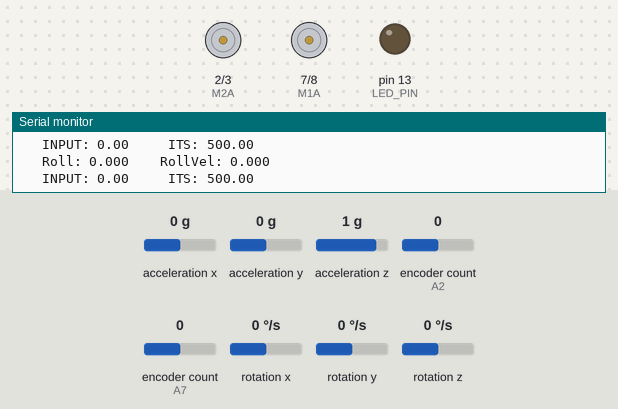
Recording of a sketch running on a simulated Teensy 4. On the bench: motor-driver pin pairs drawn as motors (green arrow = first pin HIGH = forward, orange = second pin HIGH = backward, longer = more drive), output pins drawn as LEDs (lit = HIGH), the last lines printed to the serial monitor. The inputs (shaded band) are chosen by the test bench; at power-on: acceleration y 0 g, acceleration x 0 g, acceleration z 1 g, encoder count (sensors on A2, A7) 0, rotation x 0 °/s, rotation y 0 °/s, rotation z 0 °/s.

Above: at 5.9 s.
6.0 s: acceleration y set to -1.4 g
At 7.3 s:
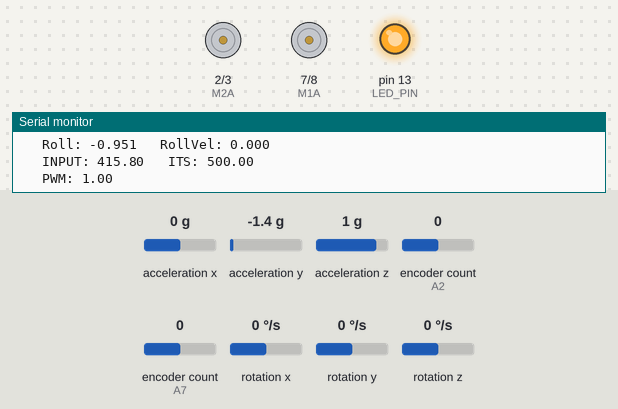
Timing chart, 0 to 9.0 s (numbered marks = the images above; inputs shaded):
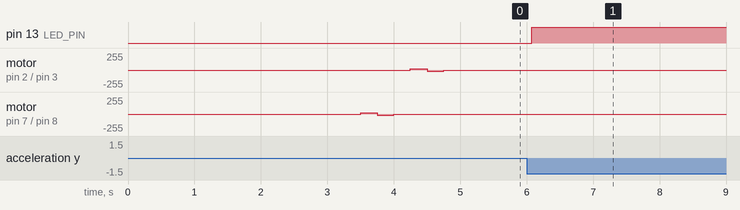

Measured:
- after the input at 6.0 s, pin 13 (LED_PIN): LOW → HIGH after 0.08 s

The sketch:

Main.ino
```cpp
// ================================================================
// ===                         ONEDUINO                         ===
// ================================================================

// https://forum.arduino.cc/index.php?topic=408980.0 Post nr 4

#define DEBUG
#define __ASSERT_USE_STDERR //NDEBUG in the case of leaving out asserts

#ifdef DEBUG
#define DPRINTSTIMER(t)    for (static unsigned long SpamTimer; (unsigned long)(millis() - SpamTimer) >= (t); SpamTimer = millis())
#define DPRINTSFN(StrSize,Name,...) {char S[StrSize];Serial.print("\t");Serial.print(Name);Serial.print(" "); Serial.print(dtostrf((float)__VA_ARGS__ ,S));} //StringSize,Name,Variable,Spaces,Percision
#define DPRINTLN(...)      Serial.println(__VA_ARGS__)
#define DEBUGMODE          true
#else
#define DPRINTSTIMER(t)    if(false)
#define DPRINTSFN(...)     //blank line
#define DPRINTLN(...)      //blank line
#define DEBUGMODE          false
#endif

#define sgn(x) ((x) < 0 ? -1 : 1)
#define CONTROL_FREQUENCY 10 // Hz

// ================================================================
// ===                        LIBRARIES                         ===
// ================================================================

// Installed libraries
#include <assert.h>
#include <Wire.h>
#include <I2Cdev.h>
#include <MPU6050_6Axis_MotionApps20.h>
#include <Encoder.h>

// Custom libraries
#include "Kalman.h"
#include "LQR.h"

#define LED_PIN 13

#define M1A 7
#define M1B 8

#define M2A 2
#define M2B 3

// ================================================================
// ===                      I2C SETUP Items                     ===
// ================================================================
void i2cSetup() {
  // join I2C bus (I2Cdev library doesn't do this automatically)
  #if I2CDEV_IMPLEMENTATION == I2CDEV_ARDUINO_WIRE
    Wire.begin();
    Wire.setClock(400000); // 400kHz I2C clock (200kHz if CPU is 8MHz)
  #elif I2CDEV_IMPLEMENTATION == I2CDEV_BUILTIN_FASTWIRE
    Fastwire::setup(400, true);
  #endif
}

// ================================================================
// ===                  CONTROL LOOP INTERRUPT                  ===
// ================================================================
// Up to 4 intervaltimers can run simultaneously. They trigger the
// associated interrupts methods at a fixed frequency.
volatile bool controlInterrupt = false;

void controlInterruptHandler() {
  controlInterrupt = true;
}

IntervalTimer controlTimer;

void timersSetup() {
  controlTimer.priority(1);
  controlTimer.begin(controlInterruptHandler, 1000000/CONTROL_FREQUENCY); // Expressed in microseconds
}

// ================================================================
// ===                      MPU DMP SETUP                       ===
// ================================================================
MPU6050 mpu;

int FifoAlive = 0;     // tests if the interrupt is triggering
int IsAlive = -20;     // counts interrupt start at -20 to get 20+ good values before assuming connected

// MPU control/status vars
uint8_t mpuIntStatus;   // holds actual interrupt status byte from MPU
uint8_t devStatus;      // return status after each device operation (0 = success, !0 = error)
uint16_t packetSize;    // expected DMP packet size (default is 42 bytes)
uint16_t fifoCount;     // count of all bytes currently in FIFO
uint8_t fifoBuffer[64]; // FIFO storage buffer

// Orientation/motion vars
Quaternion q;           // [w, x, y, z]         quaternion container
VectorInt16 aa;         // [x, y, z]            accel sensor measurements
VectorInt16 aaReal;     // [x, y, z]            gravity-free accel sensor measurements
VectorInt16 aaWorld;    // [x, y, z]            world-frame accel sensor measurements
VectorFloat gravity;    // [x, y, z]            gravity vector
VectorInt16 gyro;       // [x, y, z]            rotational velocities around all three axes

float euler[3];         // [psi, theta, phi]    Euler angle container
float ypr[3];           // [yaw, pitch, roll]   yaw/pitch/roll container and gravity vector
byte StartUP = 100;     // lets get 100 readings from the MPU before we start trusting them

int MPUOffsets[6] = {-8423, -565, 1008, 58, -38, 64};

void MPU6050Connect() {
  static int MPUInitCntr = 0; // Static: not deleted when function ends which allows values to be reused in subsequent function calls
  // Initialize device
  mpu.initialize();
  // Load and configure the DMP
  devStatus = mpu.dmpInitialize();

  if (devStatus != 0) {
    // ERROR!
    // 1 = initial memory load failed
    // 2 = DMP configuration updates failed
    // (if it's going to break, usually the code will be 1)

    const char* StatStr[5] { "No Error", "Initial memory load failed", "DMP configuration updates failed", "3", "4"};

    MPUInitCntr++;

    Serial.print(F("MPU connection Try #"));
    Serial.println(MPUInitCntr);
    Serial.print(F("DMP Initialization failed (code "));
    Serial.print(StatStr[devStatus]);
    Serial.println(F(")"));

    if (MPUInitCntr >= 10) return; //only try 10 times (works because static)
    delay(1000);
    MPU6050Connect(); // Lets try again
    return;
  }

  // Assign offsets
  mpu.setXAccelOffset(MPUOffsets[0]);
  mpu.setYAccelOffset(MPUOffsets[1]);
  mpu.setZAccelOffset(MPUOffsets[2]);
  mpu.setXGyroOffset(MPUOffsets[3]);
  mpu.setYGyroOffset(MPUOffsets[4]);
  mpu.setZGyroOffset(MPUOffsets[5]);

  // No calibration is required since this has been done beforehand
  //mpu.CalibrateAccel(6);
  //mpu.CalibrateGyro(6);
  //mpu.PrintActiveOffsets();
  Serial.println(F("Enabling DMP..."));
  mpu.setDMPEnabled(true);
  packetSize = mpu.dmpGetFIFOPacketSize();
  delay(1000); // Let it Stabelize
  mpu.resetFIFO(); // Clear fifo buffer
}

// ================================================================
// ===                    MPU DMP Get Data                      ===
// ================================================================
void GetDMP() {
  // Best version I have made so far
  // Serial.println(F("FIFO interrupt at:"));
  // Serial.println(micros());
  // static unsigned long LastGoodPacketTime;
  // mpuInterrupt = false;
  FifoAlive = 1;
  fifoCount = mpu.getFIFOCount();
  if ((!fifoCount) || (fifoCount % packetSize)) { // we have failed Reset and wait till next time!
    // digitalWrite(LED_PIN, LOW); // lets turn off the blinking light so we can see we are failing.
    mpu.resetFIFO();// clear the buffer and start over
  } else {
    while (fifoCount  >= packetSize) { // Get the packets until we have the latest!
      mpu.getFIFOBytes(fifoBuffer, packetSize); // lets do the magic and get the data
      fifoCount -= packetSize;
    }
    // LastGoodPacketTime = millis();
    MPUMath(); // <<<<<<<<<<<<<<<<<<<<<<<<<<<< On success MPUMath() <<<<<<<<<<<<<<<<<<<
    // digitalWrite(LED_PIN, !digitalRead(LED_PIN)); // Blink the Light
  }
}

// ================================================================
// ===                    MPU Polling Data                      ===
// ================================================================
// Alternative to GetDMP without use of interrupts

float Yaw, Pitch, Roll;
float YawVel, PitchVel, RollVel;

void pollDMP() {
  // Clear MPU value in order to get latest value
  mpu.resetFIFO();
  // Get current FIFO count
  fifoCount = mpu.getFIFOCount();
  // wait for correct available data length, should be a VERY short wait
  while (fifoCount < packetSize) fifoCount = mpu.getFIFOCount();
  // Read a packet from FIFO
  mpu.getFIFOBytes(fifoBuffer, packetSize);
  // Further calculations
  MPUMath();
}

// ================================================================
// ===                        MPU Math                          ===
// ================================================================

void MPUMath() {
  mpu.dmpGetGyro(&gyro, fifoBuffer);
  mpu.dmpGetQuaternion(&q, fifoBuffer);
  mpu.dmpGetGravity(&gravity, &q);
  mpu.dmpGetYawPitchRoll(ypr, &q, &gravity);

  YawVel = gyro.z / 32768.0 * 2000.0 * DEG_TO_RAD;
  PitchVel = gyro.y / 32768.0 * 2000.0  * DEG_TO_RAD;
  RollVel = gyro.x / 32768.0 * 2000.0  * DEG_TO_RAD;

  Yaw = ypr[0]; // Z
  Pitch = ypr[1]; // Y
  Roll = ypr[2]; // X
}

// ================================================================
// ===                      Encoder METHODS                     ===
// ================================================================

// Encoder for wheel rotation
Encoder wheelEnc(21, 22);
float wheelEncPos, wheelEncVel;

// Encoder for flywheel rotation
Encoder flyEnc(16, 17);
float flyEncPos, flyEncVel;

void encoderSetup() {
  // Both encoder position can be initialised as 0
  // The initial position of the flywheel is of no importance
  // The initial position of the wheel is 0 at startup and thus also of no importance
  wheelEnc.write(0);
  flyEnc.write(0);
}

void pollEncoders() {
  // Get position information
  float oldWheelEncPos = wheelEncPos;
  wheelEncPos = wheelEnc.read() / (18.75 * 64.0) * 2 * PI;
  wheelEncVel = CONTROL_FREQUENCY * (wheelEncPos - oldWheelEncPos);
  float oldFlyEncPos = flyEncPos;
  flyEncPos = flyEnc.read() / (18.75 * 64.0) * 2 * PI;
  flyEncVel = CONTROL_FREQUENCY * (flyEncPos - oldFlyEncPos);
}

// ================================================================
// ===                       Motor METHODS                      ===
// ================================================================

// Source: https://www.pjrc.com/teensy/td_pulse.html#frequency
// Pins M1A = 8 and M1B = 7 are controlled by FlexPWM1.3 timer
// Pins M2A = 3 and M2B = 2 are controlled by FlexPWM4.2 timer
void motorSetup() {
  // Check if pins still correct, otherwise setup will fail
  assert((M1A == 7) && (M1B == 8));
  assert((M2A == 2) && (M2B == 3));
  // Setup pins as output pins
  pinMode(M1A, OUTPUT);
  pinMode(M1B, OUTPUT);
  pinMode(M2A, OUTPUT);
  pinMode(M2B, OUTPUT);
  // Setup PWM resolution
  analogWriteResolution(12);
  // Now use: analogWrite(port, 0 - 4095)
  // Ideal frequency: 36621.09 Hz
  analogWriteFrequency(M1A, 36621.09); // M1B frequency changes as well
  analogWriteFrequency(M2A, 36621.09); // M2B frequency changes as well
}

void driveMotor(float input, uint8_t portA, uint8_t portB) {
  // Quick action for input 0
  if (input == 0.0){
    analogWrite(portA, 0);
    analogWrite(portB, 0);
    return;
  }
  // Constrain input to motor voltage
  float constrainedInput = constrain(input, -12.0, 12.0);
  // Sign and Map to new range
  int8_t signInput = sgn(constrainedInput);
  uint16_t pwmInput = abs(constrainedInput) * 4095 / 12; // Automatically floored to int
  // Write output for motor
  analogWrite((signInput == 1) ? portB : portA, 0); // In case 0 isn't perfectly crossed, turn off other PWM signal
  analogWrite((signInput == 1) ? portA : portB, pwmInput);
  DPRINTSFN(10, " PWM:", pwmInput/4095.0, -6, 2);
  DPRINTLN();
}

void testMotors() {
  // Drive forwards and backwards at different speeds
  driveMotor(1, M1A, M1B);
  delay(250);
  driveMotor(-1, M1A, M1B);
  delay(250);
  driveMotor(0, M1A, M1B);
  delay(250);
  driveMotor(1, M2A, M2B);
  delay(250);
  driveMotor(-1, M2A, M2B);
  delay(250);
  driveMotor(0, M2A, M2B);
}

// ================================================================
// ===                       Model SETUP                        ===
// ================================================================
// Forward control
// State: [x, dx, theta, dtheta]
//        [distance travelled, speed, forward angle, rotational velocity]
const float A_F[4][4] = {{1,0.0932499806614936,-0.128465898713369,-0.00395403990363919},
                         {0,0.845687546747161,-3.09562497386320,-0.128465898713369},
                         {0,0.0655715718247256,2.72393023041216,0.152926756621594},
                         {0,1.58006908719785,41.7074774283773,2.72393023041216}};
const float B_F[4] = {0.00170886565531809,0.0390664438614782,-0.0166003979303103,-0.400017490429837};
const float C_F[4] = {1,1,1,1};
const float Q_F[4] = {0.5,0.5,2,1}; // State deviation weight LQR
const float V_F[4] = {0.1,0.1,0.1,0.1}; // Verify through measurements
const float R_F = 3; // Input weight LQR
float U_F = 0;

LQR LQR_F(A_F, B_F, Q_F, R_F);
Kalman KALMAN_F(A_F, B_F, C_F, V_F);
ColumnVector4 State_F;
ColumnVector4 Obs_State_F;
ColumnVector4 Des_State_F;

// Sideways control
// State: [phi, dphi, alpha, dalpha]
//        [Side angle, rotational velocity, flywheel angle, rotational velocity]
const float A_S[4][4] = {{1.41146607741256,0.113372087314826,0,-0.000255074418624809},
                               {8.75203510129462,1.41146607741256,0,-0.00560148085730519},
                               {0,0,1,0.111574942057396},
                               {0,0,0,1.24010372302915}};
const float B_S[4] = {0.00161439505458740,0.0354524104892734,-0.0732591269455416,-1.51964381664016};
const float C_S[4] = {};
const float Q_S[4] = {1,1,0.5,0.5}; // State deviation weight LQR
const float V_S[4] = {0.1,0.1,0.1,0.1}; // Verify through measurements
const float R_S = 20; // Input weight LQR
float U_S = 0;

LQR LQR_S(A_S, B_S, Q_S, R_S);
Kalman KALMAN_S(A_S, B_S, C_S, V_S);
ColumnVector4 State_S;
ColumnVector4 Obs_State_S;
ColumnVector4 Des_State_S;

// ================================================================
// ===                        CONTROL                           ===
// ================================================================

bool detectStart() {
  // Pitch and roll inside start range
  if ((abs(Pitch) < (5 * PI / 180.0)) && (abs(Roll) < (5 * PI / 180))) {
    // Turn off LED
    digitalWrite(LED_PIN, LOW);
    delay(500);
    return true;
  }
  return false;
}

bool detectFall() {
  // Pitch and roll outside safety range
  if ((abs(Pitch) > (30 * PI / 180.0)) || (abs(Roll) > (20 * PI / 180.0))) {
    // Safety procedure
    // Stop motors
    driveMotor(0, M1A, M1B);
    driveMotor(0, M2A, M2B);
    // Turn on LED
    digitalWrite(LED_PIN, HIGH);
    return true;
  }
  return false;
}

void updateStates() {
  // Get IMU and Encoder data
  pollDMP();
  pollEncoders();
  // Update observations
  Obs_State_F.setElement(0, wheelEncPos * 0.04); // distance travelled
  Obs_State_F.setElement(1, wheelEncVel * 0.04); // speed
  Obs_State_F.setElement(2, -1 * Pitch); // forward angle
  Obs_State_F.setElement(3, PitchVel); // rotational velocity
  Obs_State_S.setElement(0, Roll); // side angle
  Obs_State_S.setElement(1, RollVel); // rotational velocity sideways
  Obs_State_S.setElement(2, flyEncPos); // flywheel angle
  Obs_State_S.setElement(3, flyEncVel); // rotational velocity flywheel
  // Use Kalman filter to determine velocities (or low pass filter)
  KALMAN_F.updateState(State_F, Obs_State_F, U_F);
  KALMAN_S.updateState(State_S, Obs_State_S, U_S);
  // DEBUG
  /*DPRINTSFN(10, " STATE 1:", wheelEncPos * 0.04, -6, 2);
  DPRINTSFN(10, " STATE 2:", wheelEncVel * 0.04, -6, 2);
  DPRINTSFN(10, " STATE 3:", -1 * Pitch, -6, 2);
  DPRINTSFN(10, " STATE 4:", PitchVel, -6, 5);
  DPRINTLN();*/
  DPRINTSFN(10, " Roll:", Roll, -6, 3);
  DPRINTSFN(10, " RollVel:", RollVel, -6, 3);
  DPRINTLN();
}

void computeInputs() {
  // LQR model for computing inputs
  int its_F = LQR_F.computeInput(Obs_State_F, Des_State_F, U_F);
  /*DPRINTSFN(10, " INPUT:", U_F, -6, 2);
  DPRINTSFN(10, " ITS:", its, -6, 2);
  DPRINTLN();*/
  int its_S = LQR_S.computeInput(Obs_State_S, Des_State_S, U_S);
  DPRINTSFN(10, " INPUT:", U_S, -6, 2);
  DPRINTSFN(10, " ITS:", its_S, -6, 2);
  DPRINTLN();
}

void applyControl() {
  // Apply calculated inputs to correct motors
  driveMotor(U_S, M1A, M1B); // Flywheel
  //driveMotor(U_F, M2A, M2B); // Wheel
}

// ================================================================
// ===                         SETUP                            ===
// ================================================================
void setup() {
  Serial.begin(115200);
  // Wait for Serial Monitor to be ready
  #ifdef DEBUG
    //while (!Serial);
  #endif
  Serial.println(F("Setting up I2C..."));
  i2cSetup();
  Serial.println(F("Initialising MPU6050..."));
  MPU6050Connect();
  Serial.println(F("Setting up motor encoders..."));
  encoderSetup();
  Serial.println(F("Setting up motors..."));
  motorSetup();
  Serial.println(F("Testing motors in 2s..."));
  delay(2000);
  testMotors();
  Serial.println(F("Motor test completed..."));
  Serial.println(F("Setting up interrupt timers..."));
  timersSetup();

  pinMode(LED_PIN, OUTPUT);
  digitalWrite(LED_PIN, HIGH);
}

// ================================================================
// ===                          Loop                            ===
// ================================================================
void loop() {

  while (!detectStart()) {
    // Update IMU values
    pollDMP();
    delay(50);
  }

  while (!detectFall()) {
    // Check for control interrupt
    if (controlInterrupt) {
      // Turn update flag off
      controlInterrupt = false;
      // Update States
      updateStates();
      // Calculate control
      computeInputs();
      // Apply control
      applyControl();
    }
  }
}

// ================================================================
// ===                Debug Matrix/Vector Class                 ===
// ================================================================
// Put this in a unit test module or something
void debugMatVec() {
  // Initialize
  float matArr[4][4] {{19,7,16,2},{19,19,8,3},{10,8,5,19},{10,3,9,20}};
  float rowArr[4] {12,2,5,8};
  float colArr[4] {17,1,1,4};
  Matrix4 mat(matArr);
  RowVector4 rowvec(rowArr);
  ColumnVector4 colvec(colArr);

  // Multiplication
  float mat2Arr[4][4] {{674,400,458,403},{832,567,523,307},{582,319,420,519},{537,259,409,600}};
  float rowmat[4] {396,186,305,285};
  float matcol[4] {354,362,259,262};
  float vecvec[4][4] {{204,34,85,136},{12,2,5,8},{12,2,5,8},{48,8,20,32}};

  assert((mat * mat) == Matrix4(mat2Arr));
  assert((rowvec * mat) == RowVector4(rowmat));
  assert((mat * colvec) == ColumnVector4(matcol));
  assert((rowvec * colvec) == 243);
  assert((colvec * rowvec) == Matrix4(vecvec));
  assert(rowvec.T() == ColumnVector4(rowArr));
}

// handle diagnostic informations given by assertion and abort program execution:
void __assert(const char *__func, const char *__file, int __lineno, const char *__sexp) {
    // transmit diagnostic informations through serial link.
    Serial.println(__func);
    Serial.println(__file);
    Serial.println(__lineno, DEC);
    Serial.println(__sexp);
    Serial.flush();
    // abort program execution.
    abort();
}
```

Source omitted: Kalman.cpp (712 bytes), Kalman.h (860 bytes), LQR.cpp (1290 bytes), LQR.h (574 bytes), Matrix4.cpp (7874 bytes), Matrix4.h (1237 bytes), Vector4.cpp (5426 bytes), Vector4.h (2509 bytes)
